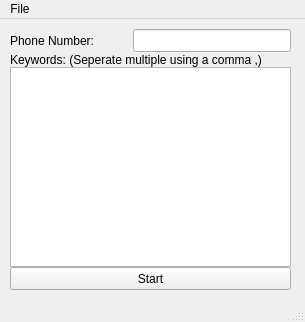
<?xml version="1.0" encoding="UTF-8"?>
<ui version="4.0">
 <class>MainWindow</class>
 <widget class="QMainWindow" name="MainWindow">
  <property name="geometry">
   <rect>
    <x>0</x>
    <y>0</y>
    <width>305</width>
    <height>322</height>
   </rect>
  </property>
  <property name="windowTitle">
   <string>MainWindow</string>
  </property>
  <widget class="QWidget" name="centralwidget">
   <widget class="QSplitter" name="splitter_2">
    <property name="geometry">
     <rect>
      <x>10</x>
      <y>10</y>
      <width>281</width>
      <height>261</height>
     </rect>
    </property>
    <property name="orientation">
     <enum>Qt::Vertical</enum>
    </property>
    <property name="opaqueResize">
     <bool>false</bool>
    </property>
    <property name="handleWidth">
     <number>0</number>
    </property>
    <widget class="QSplitter" name="splitter">
     <property name="orientation">
      <enum>Qt::Horizontal</enum>
     </property>
     <property name="opaqueResize">
      <bool>false</bool>
     </property>
     <property name="handleWidth">
      <number>0</number>
     </property>
     <widget class="QLabel" name="labelPhoneNumber">
      <property name="text">
       <string>Phone Number:</string>
      </property>
     </widget>
     <widget class="QLineEdit" name="lineEditPhoneNumber"/>
    </widget>
    <widget class="QLabel" name="labelKeyWords">
     <property name="text">
      <string>Keywords: (Seperate multiple using a comma ,)</string>
     </property>
    </widget>
    <widget class="QTextEdit" name="textEditKeyWords"/>
    <widget class="QPushButton" name="pushButtonStart">
     <property name="text">
      <string>Start</string>
     </property>
    </widget>
   </widget>
  </widget>
  <widget class="QMenuBar" name="menubar">
   <property name="geometry">
    <rect>
     <x>0</x>
     <y>0</y>
     <width>305</width>
     <height>22</height>
    </rect>
   </property>
   <widget class="QMenu" name="menuFile">
    <property name="title">
     <string>File</string>
    </property>
    <addaction name="actionQuit"/>
   </widget>
   <addaction name="menuFile"/>
  </widget>
  <widget class="QStatusBar" name="statusbar"/>
  <action name="actionQuit">
   <property name="text">
    <string>Quit</string>
   </property>
  </action>
 </widget>
 <resources/>
 <connections/>
</ui>
